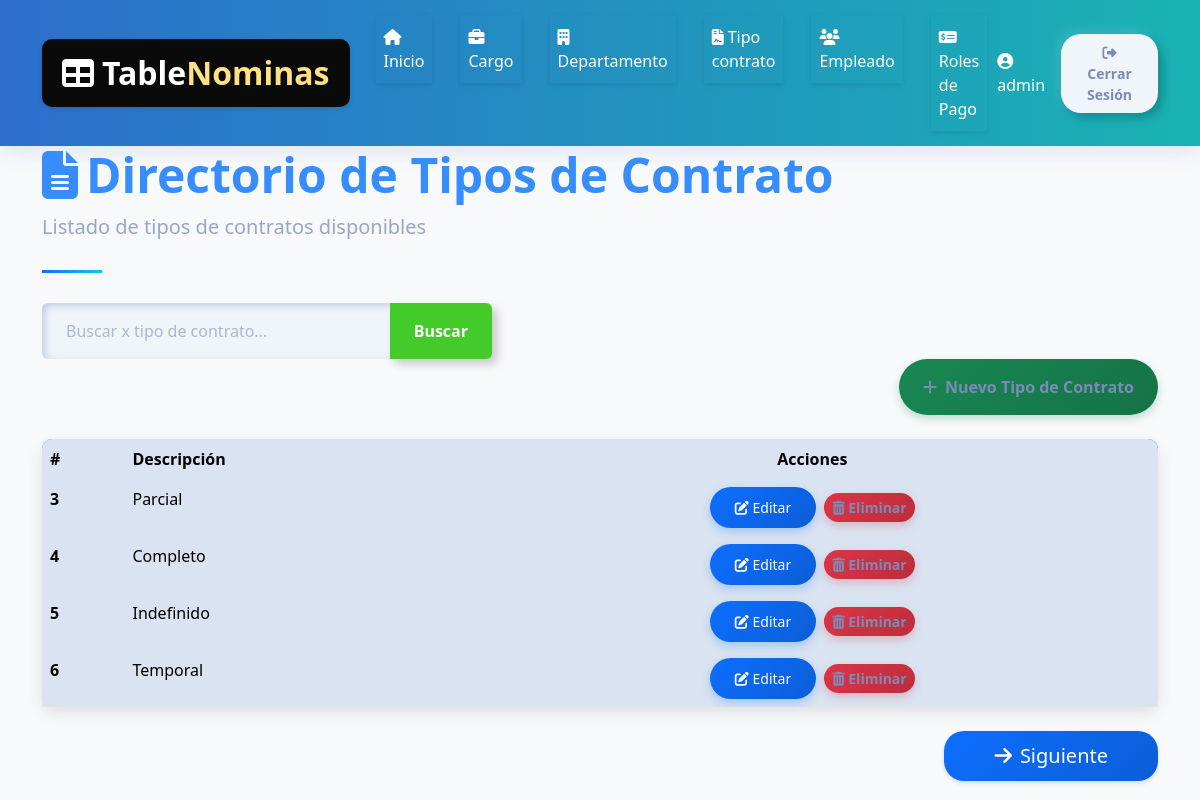
Screenshot of /nomina/tipoContrato_list/ (signed in) with the database file from the repository.
### core/models.py (models this page shows, shortened)
class TipoContrato(models.Model):
    descripcion = models.CharField(max_length=100, unique=True)

### core/views.py (the view)
# urls.py: path('tipoContrato_list/', tipoContrato_list, name='tipoContrato_list'),  # URL para la vista home
@login_required
def tipoContrato_list(request):
    query = request.GET.get('q', None)
    if query:
        tipoContratos_list = TipoContrato.objects.filter(descripcion__icontains=query)
    else:
        tipoContratos_list = TipoContrato.objects.all().order_by('id')
    paginator = Paginator(tipoContratos_list, 5)
    page_number = request.GET.get('page')
    tipoContratos = paginator.get_page(page_number)
    context = {
        'tipoContratos': tipoContratos,
        'title': 'Listado de Tipos de Contrato',
        'query': query
    }
    return render(request, 'tipoContrato/list.html', context)

### template/tipoContrato/list.html (shortened to what this page needs)
{% extends "home.html" %}
{% block content %}
    <div class="container">
        <header class="page-header">
            <h1 class="display-5 fw-bold text-primary">
                <i class="fas fa-file-alt me-2"></i>Directorio de Tipos de Contrato
            </h1>
            <p class="lead text-muted">Listado de tipos de contratos disponibles</p>
        </header>
        <form action="" style="max-width: 450px;">
            <div class="input-group">
                <input type="text" class="form-control" placeholder="Buscar x tipo de contrato..." name="q" value="{{ request.GET.q }}">
                <button class="btn btn-outline-success" data-bs-toggle="tooltip" data-bs-title="Escriba parte del tipo de contrato y click en buscar">
                    Buscar
                </button>
            </div>
        </form>
        <div class="d-flex justify-content-end mb-4">
            <a class="btn btn-success"  href={% url 'core:tipoContrato_create' %}>
                <i class="fas fa-plus me-2"></i>Nuevo Tipo de Contrato
        </div>
        <div class="card mb-4">
            <div class="card-body p-0">
                <div class="table-responsive">
                    <table class="table table-hover mb-0">
                        <thead>
                            <tr>
                                <th scope="col">#</th>
                                <th scope="col">Descripción</th>
                                <th scope="col" class="text-center">Acciones</th>
                    </tr>
                </thead>
                <tbody>
                    {% for tipoContrato in tipoContratos %}
                    <tr>
                        <th scope="row">{{ tipoContrato.id }}</th>
                        <td>{{ tipoContrato.descripcion }}</td>
                        <td class="text-center">
                            <a href="{% url 'core:tipoContrato_update' tipoContrato.id %}" class="btn btn-sm btn-primary me-1">
                                <i class="fas fa-edit"></i> Editar
                            </a>
                            <a href="{% url 'core:tipoContrato_delete' tipoContrato.id %}" class="btn btn-sm btn-danger">
                                <i class="fas fa-trash-alt"></i> Eliminar
                            </a>
                        </td>
                    </tr>
                    {% endfor %}
                </tbody>
            </table>
        </div>
    </div>
</div>
        <div class="d-flex justify-content-end mt-4">
            <a href="{% url 'core:empleado_list' %}" class="btn btn-primary btn-lg shadow-sm" style="border-radius: 20px; padding: 10px 50px;">
            <i class="fas fa-arrow-right me-2"></i>Siguiente
            </a>
        </div>
    </div>
{% endblock %}

### template/home.html (shortened to what this page needs)
<!DOCTYPE html>
<html lang="es">
<head>
  {% load static %}
  <link href={% static 'css/bootstrap.min.css' %} rel="stylesheet">
  <link href="https://cdnjs.cloudflare.com/ajax/libs/font-awesome/6.4.0/css/all.min.css" rel="stylesheet">
</head>
<body>
  <nav class="navbar navbar-expand-lg navbar-dark" style="background: linear-gradient(90deg, #2c6ecd 0%, #19b3b3 100%); box-shadow: 0 4px 20px rgba(44,110,205,0.15);">
  <div class="container">
    <a class="navbar-brand d-flex align-items-center" href="#" style="font-size: 2rem; font-weight: 800;">
      <i class="fas fa-table me-2" style="color: #fff;"></i>
      <span style="color: #fff;">Table<span style="color: #ffe082;">Nominas</span></span>
    </a>
    <div class="collapse navbar-collapse" id="navbarNav">
      <ul class="navbar-nav mx-auto" style="gap: 0.5rem;">
        <li class="nav-item">
          <a class="nav-link {% if request.resolver_match.url_name == 'home' %}active{% endif %}" href="{% url 'home' %}" style="color: #fff;">
            <i class="fas fa-home me-1"></i>Inicio
          </a>
        </li>
        <li class="nav-item">
          <a class="nav-link {% if request.resolver_match.url_name == 'core:cargo_list' %}active{% endif %}" href="{% url 'core:cargo_list' %}" style="color: #fff;">
            <i class="fas fa-briefcase me-1"></i>Cargo
          </a>
        </li>
        <li class="nav-item">
          <a class="nav-link {% if request.resolver_match.url_name == 'core:departamento_list' %}active{% endif %}" href="{% url 'core:departamento_list' %}" style="color: #fff;">
            <i class="fas fa-building me-1"></i>Departamento
          </a>
        </li>
        <li class="nav-item">
          <a class="nav-link {% if request.resolver_match.url_name == 'core:tipoContrato_list' %}active{% endif %}" href="{% url 'core:tipoContrato_list' %}" style="color: #fff;">
            <i class="fas fa-file-contract me-1"></i>Tipo contrato
          </a>
        </li>
        <li class="nav-item">
          <a class="nav-link {% if request.resolver_match.url_name == 'core:empleado_list' %}active{% endif %}" href="{% url 'core:empleado_list' %}" style="color: #fff;">
            <i class="fas fa-users me-1"></i>Empleado
          </a>
        </li>
        <li class="nav-item">
          <a class="nav-link {% if request.resolver_match.url_name == 'core:rol_list' %}active{% endif %}" href="{% url 'core:rol_list' %}" style="color: #fff;">
            <i class="fas fa-money-check-alt me-1"></i>Roles de Pago
          </a>
        </li>
      </ul>
      <div class="d-flex align-items-center" style="gap: 0.5rem;">
        {% if user.is_authenticated %}
          <span class="text-white me-2" style="font-weight: 500;">
            <i class="fas fa-user-circle"></i> {{ user.username }}
          </span>
          <a href="{% url 'core:logout' %}" class="btn btn-outline-light btn-sm px-4 py-2" style="border-radius: 20px;">
            <i class="fas fa-sign-out-alt"></i> Cerrar Sesión
          </a>
        {% endif %}
      </div>
    </div>
  </div>
</nav>
  {% block content %}{% endblock content %}
</body>

### template/home.html (style rules this page uses)
:root { --primary-color: #2c6ecd; --secondary-color: #19b3b3; --accent-color: #f8f9fa; --dark-color: #212529; --text-color: #495057; }
body { font-family: 'Poppins', sans-serif; color: var(--text-color); overflow-x: hidden; }
.navbar { box-shadow: 0 2px 15px rgba(0, 0, 0, 0.1); padding: 15px 0; }
.navbar-brand { font-weight: 700; color: var(--primary-color); font-size: 1.5rem; background-color: rgb(10, 10, 10); padding: 10px 20px; border-radius: 10px; box-shadow: 0 2px 5px rgba(0, 0, 0, 0.1); }
.nav-link { font-weight: 500; color: var(--dark-color); margin: 0 10px; transition: all 0.3s ease; padding: 10px 15px; border-radius: 10px; background-color: var(--accent-color); box-shadow: 0 2px 5px rgba(0, 0, 0, 0.1); }
.btn-primary { background-color: var(--primary-color); border-color: var(--primary-color); padding: 10px 25px; border-radius: 50px; font-weight: 500; transition: all 0.3s ease; background-color: #215bee; color: white; }
.navbar-nav .nav-link { background: none !important; border-radius: 0 !important; color: #fff !important; font-weight: 500; transition: color 0.2s; }

### template/tipoContrato/list.html (style rules this page uses)
body { background-color: #f8f9fa; font-family: 'Segoe UI', Tahoma, Geneva, Verdana, sans-serif; }
.navbar { background: linear-gradient(135deg, #0d6efd, #0dcaf0); box-shadow: 0 4px 12px rgba(0,0,0,0.1); }
.card { border-radius: 10px; box-shadow: 0 6px 15px rgba(0,0,0,0.1); transition: transform 0.3s, box-shadow 0.3s; }
.btn-primary { background: linear-gradient(135deg, #0d6efd, #0b5ed7); border: none; box-shadow: 0 4px 8px rgba(13, 110, 253, 0.25); transition: all 0.3s; }
.btn-success { background: linear-gradient(135deg, #198754, #157347); border: none; box-shadow: 0 4px 8px rgba(25, 135, 84, 0.25); transition: all 0.3s; }
.btn-danger { background: linear-gradient(135deg, #dc3545, #bb2d3b); border: none; box-shadow: 0 4px 8px rgba(220, 53, 69, 0.25); transition: all 0.3s; }
.table { border-radius: 10px; overflow: hidden; box-shadow: 0 5px 15px rgba(0,0,0,0.08); }
.table thead { background: linear-gradient(135deg, #6c757d, #495057); color: white; }
.table tbody tr { transition: background-color 0.3s; }
.page-header { position: relative; margin-bottom: 30px; padding-bottom: 15px; }
.page-header:after { content: ''; position: absolute; bottom: 0; left: 0; width: 60px; height: 3px; background: linear-gradient(135deg, #0d6efd, #0dcaf0); }

### rows the page displays
TipoContrato: id "3", descripcion "Parcial"
TipoContrato: id "4", descripcion "Completo"
TipoContrato: id "5", descripcion "Indefinido"
TipoContrato: id "6", descripcion "Temporal"

### other values shown
{{ user.username }} "admin"
